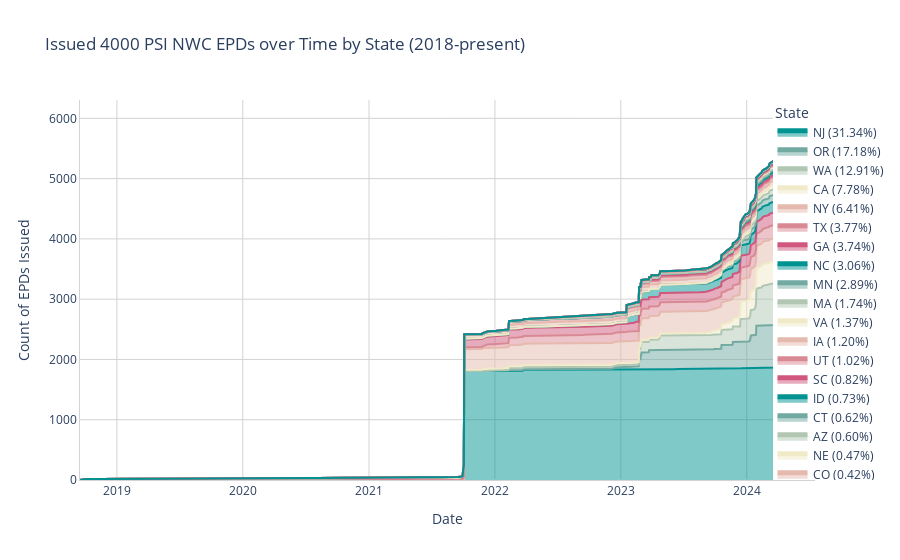

The code cell stored with this chart in its notebook:
### Markdown cell above
### Plot #2

### Code cell
# Group the rows by date and state and count the number of rows for each group
df_count = df_4ksi.groupby(['date_formatted', 'plant_subdiv']).size().reset_index(name='count')

# Pivot the dataframe to create a matrix of counts by date and state
df_pivot = df_count.pivot(index='date_formatted', columns='plant_subdiv', values='count').fillna(0)

# Sort the columns by the total number of rows in descending order
df_pivot = df_pivot[df_pivot.sum().sort_values(ascending=False).index]

# Create a stacked area chart using Plotly Graph Objects
fig2 = go.Figure()

for col in df_pivot.columns:
    fig2.add_trace(go.Scatter(x=df_pivot.index, y=df_pivot[col].cumsum(), mode='lines', stackgroup='one', name=col))


# Add a title and axis labels to the chart
# Sort the legend by the total number of rows for each state and add the percentage
fig2.update_layout(legend=dict(title='State', orientation='v', yanchor='top', y=1.0, xanchor='right', x=1.1,
                itemsizing='constant', itemclick='toggleothers', traceorder='normal'), plot_bgcolor='white',
                title='Issued 4000 PSI NWC EPDs over Time by State (2018-present)', xaxis_title='Date', yaxis_title='Count of EPDs Issued')

fig2.update_yaxes(
    showline=True,
    linecolor='lightgrey',
    gridcolor='lightgrey'
)

fig2.update_xaxes(
    showline=True,
    linecolor='lightgrey',
    gridcolor='lightgrey'
)

# Calculate the percentage of each state and add it to the legend
for i, trace in enumerate(fig2.data):
    state = trace.name
    total_rows = df_pivot[state].sum()
    percentage = f'{total_rows / df_pivot.sum().sum() * 100:.2f}%'
    fig2.data[i].name = f'{state} ({percentage})'

# Show the chart
fig2.show()

### Figure 1 — Plotly figure (JSON) as saved in the notebook; plotly's stock layout.template omitted (floating-point values rounded to 4 significant figures; data arrays with more than 128 entries replaced by an {"elided": "..."} marker saying what was removed)
{"data": [{"mode": "lines", "name": "NJ (31.34%)", "stackgroup": "one", "type": "scatter", "x": {"elided": "326 str values"}, "y": {"elided": "326 int values"}}, {"mode": "lines", "name": "OR (17.18%)", "stackgroup": "one", "type": "scatter", "x": {"elided": "326 str values"}, "y": {"elided": "326 int values"}}, {"mode": "lines", "name": "WA (12.91%)", "stackgroup": "one", "type": "scatter", "x": {"elided": "326 str values"}, "y": {"elided": "326 int values"}}, {"mode": "lines", "name": "CA (7.78%)", "stackgroup": "one", "type": "scatter", "x": {"elided": "326 str values"}, "y": {"elided": "326 int values"}}, {"mode": "lines", "name": "NY (6.41%)", "stackgroup": "one", "type": "scatter", "x": {"elided": "326 str values"}, "y": {"elided": "326 int values"}}, {"mode": "lines", "name": "TX (3.77%)", "stackgroup": "one", "type": "scatter", "x": {"elided": "326 str values"}, "y": {"elided": "326 int values"}}, {"mode": "lines", "name": "GA (3.74%)", "stackgroup": "one", "type": "scatter", "x": {"elided": "326 str values"}, "y": {"elided": "326 int values"}}, {"mode": "lines", "name": "NC (3.06%)", "stackgroup": "one", "type": "scatter", "x": {"elided": "326 str values"}, "y": {"elided": "326 int values"}}, {"mode": "lines", "name": "MN (2.89%)", "stackgroup": "one", "type": "scatter", "x": {"elided": "326 str values"}, "y": {"elided": "326 int values"}}, {"mode": "lines", "name": "MA (1.74%)", "stackgroup": "one", "type": "scatter", "x": {"elided": "326 str values"}, "y": {"elided": "326 int values"}}, {"mode": "lines", "name": "VA (1.37%)", "stackgroup": "one", "type": "scatter", "x": {"elided": "326 str values"}, "y": {"elided": "326 int values"}}, {"mode": "lines", "name": "IA (1.20%)", "stackgroup": "one", "type": "scatter", "x": {"elided": "326 str values"}, "y": {"elided": "326 int values"}}, {"mode": "lines", "name": "UT (1.02%)", "stackgroup": "one", "type": "scatter", "x": {"elided": "326 str values"}, "y": {"elided": "326 int values"}}, {"mode": "lines", "name": "SC (0.82%)", "stackgroup": "one", "type": "scatter", "x": {"elided": "326 str values"}, "y": {"elided": "326 int values"}}, {"mode": "lines", "name": "ID (0.73%)", "stackgroup": "one", "type": "scatter", "x": {"elided": "326 str values"}, "y": {"elided": "326 int values"}}, {"mode": "lines", "name": "CT (0.62%)", "stackgroup": "one", "type": "scatter", "x": {"elided": "326 str values"}, "y": {"elided": "326 int values"}}, {"mode": "lines", "name": "AZ (0.60%)", "stackgroup": "one", "type": "scatter", "x": {"elided": "326 str values"}, "y": {"elided": "326 int values"}}, {"mode": "lines", "name": "NE (0.47%)", "stackgroup": "one", "type": "scatter", "x": {"elided": "326 str values"}, "y": {"elided": "326 int values"}}, {"mode": "lines", "name": "CO (0.42%)", "stackgroup": "one", "type": "scatter", "x": {"elided": "326 str values"}, "y": {"elided": "326 int values"}}, {"mode": "lines", "name": "FL (0.42%)", "stackgroup": "one", "type": "scatter", "x": {"elided": "326 str values"}, "y": {"elided": "326 int values"}}, {"mode": "lines", "name": "OH (0.42%)", "stackgroup": "one", "type": "scatter", "x": {"elided": "326 str values"}, "y": {"elided": "326 int values"}}, {"mode": "lines", "name": "MD (0.38%)", "stackgroup": "one", "type": "scatter", "x": {"elided": "326 str values"}, "y": {"elided": "326 int values"}}, {"mode": "lines", "name": "PA (0.27%)", "stackgroup": "one", "type": "scatter", "x": {"elided": "326 str values"}, "y": {"elided": "326 int values"}}, {"mode": "lines", "name": "AL (0.13%)", "stackgroup": "one", "type": "scatter", "x": {"elided": "326 str values"}, "y": {"elided": "326 int values"}}, {"mode": "lines", "name": "IL (0.10%)", "stackgroup": "one", "type": "scatter", "x": {"elided": "326 str values"}, "y": {"elided": "326 int values"}}, {"mode": "lines", "name": "TN (0.08%)", "stackgroup": "one", "type": "scatter", "x": {"elided": "326 str values"}, "y": {"elided": "326 int values"}}, {"mode": "lines", "name": "DC (0.08%)", "stackgroup": "one", "type": "scatter", "x": {"elided": "326 str values"}, "y": {"elided": "326 int values"}}, {"mode": "lines", "name": "HI (0.03%)", "stackgroup": "one", "type": "scatter", "x": {"elided": "326 str values"}, "y": {"elided": "326 int values"}}, {"mode": "lines", "name": "ND (0.02%)", "stackgroup": "one", "type": "scatter", "x": {"elided": "326 str values"}, "y": {"elided": "326 int values"}}], "layout": {"legend": {"itemclick": "toggleothers", "itemsizing": "constant", "orientation": "v", "title": {"text": "State"}, "traceorder": "normal", "x": 1.1, "xanchor": "right", "y": 1, "yanchor": "top"}, "plot_bgcolor": "white", "title": {"text": "Issued 4000 PSI NWC EPDs over Time by State (2018-present)"}, "xaxis": {"gridcolor": "lightgrey", "linecolor": "lightgrey", "showline": true, "title": {"text": "Date"}}, "yaxis": {"gridcolor": "lightgrey", "linecolor": "lightgrey", "showline": true, "title": {"text": "Count of EPDs Issued"}}}}
